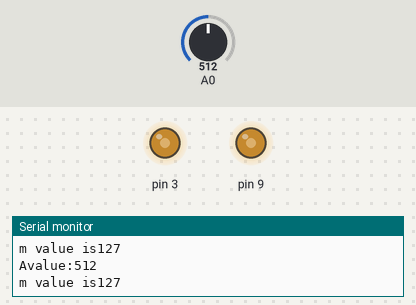
The sketch below on a simulated Arduino Uno, built with avr-gcc and run on an emulated ATmega328P. Parts: output pins drawn as LEDs (lit = HIGH), the last lines printed to the serial monitor. The test bench sets the inputs (shaded band); at power-on: A0 = 512.

Above: at 1.8 s.
1.9 s: A0 set to 716
At 3.1 s:
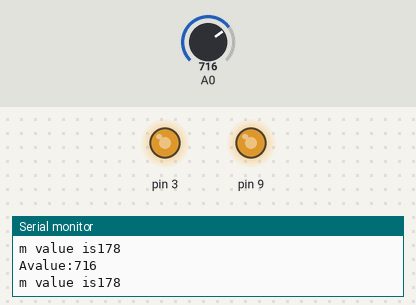
3.5 s: A0 set to 900
At 4.6 s:
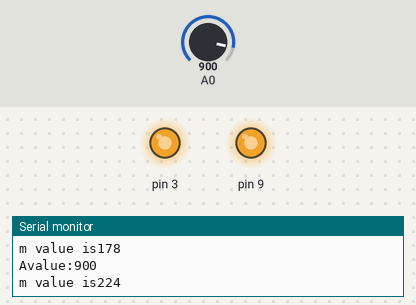
5.5 s: A0 set to 122
At 7.2 s:
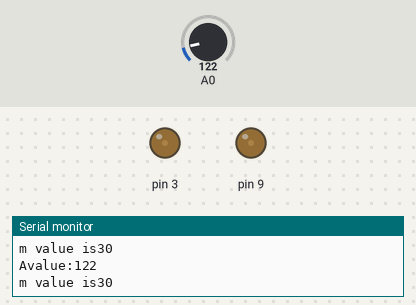
7.5 s: A0 set to 0
At 9.0 s:
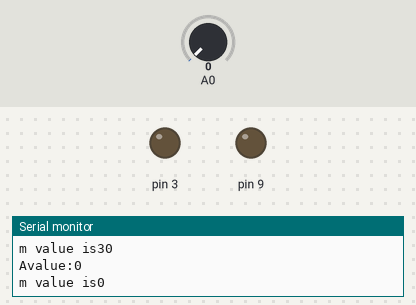
9.5 s: A0 set to 511
At 10.5 s:
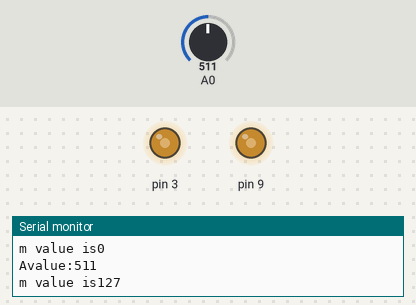
Timing chart, 0 to 12.5 s (numbered marks = the images above; inputs shaded):
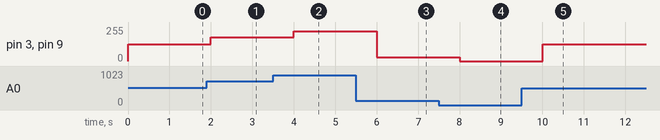

The sketch:

potentiometer.ino
```cpp
void setup()
{
  Serial.begin(9600);
  pinMode(3, OUTPUT);
  pinMode(9, OUTPUT);

}

void loop()
{
  /*analogWrite(3,255);
  Serial.println("full duty cycle");
  delay(1000);
  analogWrite(3,128);
   Serial.println("Half duty cycle");
  delay(1000);
  analogWrite(3,0);
   Serial.println("zero duty cycle");
  delay(1000);*/

  int Avalue=analogRead(A0);
  Serial.print("Avalue:");
  Serial.println(Avalue);
  int m=map(Avalue,0,1023,0,255);
  Serial.print("m value is");
  Serial.println(m);
  analogWrite(3,m);
   analogWrite(9,m);

  delay(1000);

}
```

Measured:
- after the input at 1.9 s, pin 3, pin 9: 127/255 → 178/255 after 0.10 s
- after the input at 3.5 s, pin 3, pin 9: 178/255 → 224/255 after 0.50 s
- after the input at 5.5 s, pin 3, pin 9: 224/255 → 30/255 after 0.50 s
- after the input at 7.5 s, pin 3, pin 9: 30/255 → 0/255 after 0.51 s
- after the input at 9.5 s, pin 3, pin 9: 0/255 → 127/255 after 0.51 s
